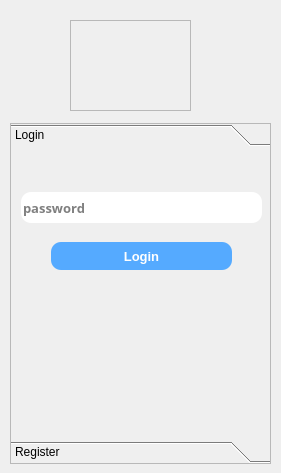
<?xml version="1.0" encoding="UTF-8"?>
<ui version="4.0">
 <class>EnterDialog</class>
 <widget class="QDialog" name="EnterDialog">
  <property name="geometry">
   <rect>
    <x>0</x>
    <y>0</y>
    <width>281</width>
    <height>473</height>
   </rect>
  </property>
  <property name="windowTitle">
   <string>Login</string>
  </property>
  <widget class="QFrame" name="frame">
   <property name="geometry">
    <rect>
     <x>70</x>
     <y>20</y>
     <width>121</width>
     <height>91</height>
    </rect>
   </property>
   <property name="styleSheet">
    <string notr="true">border-image: url(:/img/app.png);</string>
   </property>
   <property name="frameShape">
    <enum>QFrame::StyledPanel</enum>
   </property>
   <property name="frameShadow">
    <enum>QFrame::Raised</enum>
   </property>
  </widget>
  <widget class="QToolBox" name="toolBox">
   <property name="geometry">
    <rect>
     <x>10</x>
     <y>123</y>
     <width>261</width>
     <height>341</height>
    </rect>
   </property>
   <property name="frameShape">
    <enum>QFrame::StyledPanel</enum>
   </property>
   <property name="frameShadow">
    <enum>QFrame::Sunken</enum>
   </property>
   <property name="lineWidth">
    <number>1</number>
   </property>
   <property name="midLineWidth">
    <number>0</number>
   </property>
   <property name="currentIndex">
    <number>0</number>
   </property>
   <property name="tabSpacing">
    <number>6</number>
   </property>
   <widget class="QWidget" name="page">
    <property name="geometry">
     <rect>
      <x>0</x>
      <y>0</y>
      <width>259</width>
      <height>279</height>
     </rect>
    </property>
    <attribute name="icon">
     <iconset resource="reso.qrc">
      <normaloff>:/img/input.png</normaloff>:/img/input.png</iconset>
    </attribute>
    <attribute name="label">
     <string>Login</string>
    </attribute>
    <widget class="QPushButton" name="loginPB">
     <property name="geometry">
      <rect>
       <x>40</x>
       <y>90</y>
       <width>181</width>
       <height>28</height>
      </rect>
     </property>
     <property name="font">
      <font>
       <pointsize>10</pointsize>
       <weight>75</weight>
       <bold>true</bold>
      </font>
     </property>
     <property name="cursor">
      <cursorShape>PointingHandCursor</cursorShape>
     </property>
     <property name="styleSheet">
      <string notr="true">border-radius:10px;
background-color: rgb(85, 170, 255);
color: rgb(255, 255, 255);</string>
     </property>
     <property name="text">
      <string>Login</string>
     </property>
    </widget>
    <widget class="QLineEdit" name="password">
     <property name="geometry">
      <rect>
       <x>10</x>
       <y>40</y>
       <width>241</width>
       <height>31</height>
      </rect>
     </property>
     <property name="font">
      <font>
       <family>B Nazanin</family>
       <pointsize>10</pointsize>
       <weight>75</weight>
       <bold>true</bold>
      </font>
     </property>
     <property name="styleSheet">
      <string notr="true">border-radius:10px;
background-color: rgb(255, 255, 255);</string>
     </property>
     <property name="maxLength">
      <number>20</number>
     </property>
     <property name="echoMode">
      <enum>QLineEdit::Password</enum>
     </property>
     <property name="readOnly">
      <bool>false</bool>
     </property>
     <property name="placeholderText">
      <string>password</string>
     </property>
    </widget>
   </widget>
   <widget class="QWidget" name="page_2">
    <property name="geometry">
     <rect>
      <x>0</x>
      <y>0</y>
      <width>259</width>
      <height>279</height>
     </rect>
    </property>
    <attribute name="icon">
     <iconset resource="reso.qrc">
      <normaloff>:/img/app.png</normaloff>:/img/app.png</iconset>
    </attribute>
    <attribute name="label">
     <string>Register</string>
    </attribute>
    <widget class="QPushButton" name="registerPB">
     <property name="geometry">
      <rect>
       <x>40</x>
       <y>250</y>
       <width>181</width>
       <height>20</height>
      </rect>
     </property>
     <property name="font">
      <font>
       <pointsize>12</pointsize>
       <weight>50</weight>
       <bold>false</bold>
      </font>
     </property>
     <property name="cursor">
      <cursorShape>PointingHandCursor</cursorShape>
     </property>
     <property name="styleSheet">
      <string notr="true">border-radius:10px;
background-color: rgb(85, 170, 255);
color: rgb(255, 255, 255);</string>
     </property>
     <property name="text">
      <string>Register</string>
     </property>
    </widget>
    <widget class="QLineEdit" name="uuid">
     <property name="geometry">
      <rect>
       <x>5</x>
       <y>60</y>
       <width>251</width>
       <height>51</height>
      </rect>
     </property>
     <property name="styleSheet">
      <string notr="true">border-radius:10px;
background-color: rgb(248, 248, 248);</string>
     </property>
     <property name="alignment">
      <set>Qt::AlignLeading|Qt::AlignLeft|Qt::AlignTop</set>
     </property>
     <property name="readOnly">
      <bool>true</bool>
     </property>
    </widget>
    <widget class="QLabel" name="label">
     <property name="geometry">
      <rect>
       <x>5</x>
       <y>37</y>
       <width>81</width>
       <height>16</height>
      </rect>
     </property>
     <property name="text">
      <string>Computer ID</string>
     </property>
    </widget>
    <widget class="QLabel" name="label_2">
     <property name="geometry">
      <rect>
       <x>5</x>
       <y>130</y>
       <width>81</width>
       <height>16</height>
      </rect>
     </property>
     <property name="text">
      <string>License key</string>
     </property>
    </widget>
    <widget class="QPlainTextEdit" name="license">
     <property name="geometry">
      <rect>
       <x>4</x>
       <y>150</y>
       <width>251</width>
       <height>91</height>
      </rect>
     </property>
    </widget>
    <widget class="QLabel" name="registeredLBL">
     <property name="geometry">
      <rect>
       <x>83</x>
       <y>0</y>
       <width>91</width>
       <height>21</height>
      </rect>
     </property>
     <property name="text">
      <string>Registered 👌</string>
     </property>
    </widget>
    <widget class="QPushButton" name="copyPB">
     <property name="geometry">
      <rect>
       <x>212</x>
       <y>30</y>
       <width>41</width>
       <height>26</height>
      </rect>
     </property>
     <property name="font">
      <font>
       <weight>75</weight>
       <bold>true</bold>
      </font>
     </property>
     <property name="text">
      <string>copy</string>
     </property>
    </widget>
   </widget>
  </widget>
 </widget>
 <tabstops>
  <tabstop>password</tabstop>
  <tabstop>loginPB</tabstop>
  <tabstop>registerPB</tabstop>
  <tabstop>uuid</tabstop>
  <tabstop>license</tabstop>
  <tabstop>copyPB</tabstop>
 </tabstops>
 <resources>
  <include location="reso.qrc"/>
 </resources>
 <connections/>
</ui>
